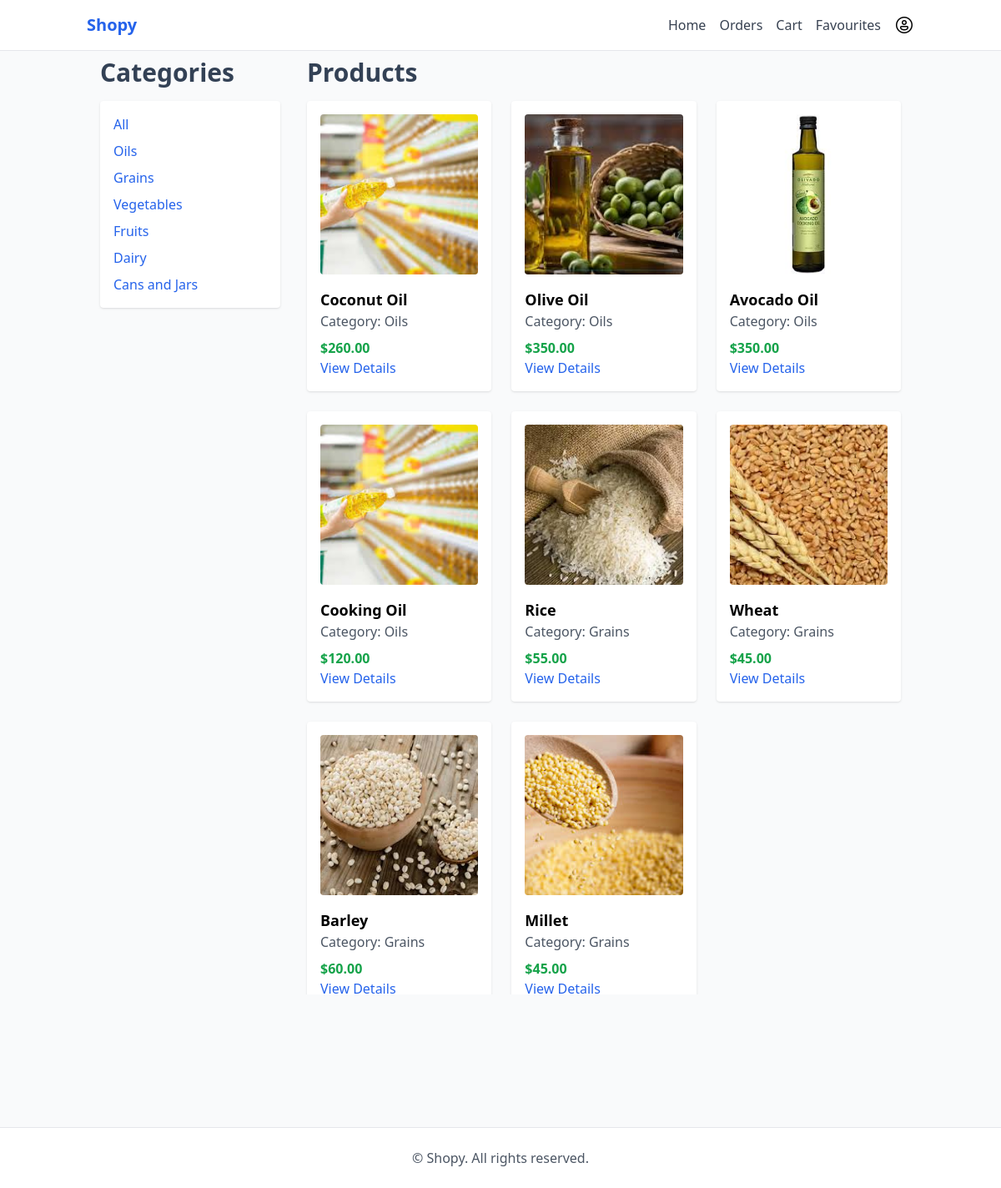
The app's page / (signed in) with its own data.
### app/models.py (models this page shows, shortened)
class Category(models.Model):
    c_name=models.CharField(max_length=255,unique=True)

class Product(models.Model):
    p_name = models.CharField(max_length=200)
    p_description = models.TextField()
    category = models.ForeignKey(Category, on_delete=models.CASCADE)  # Better to rename this to 'category'
    p_price = models.DecimalField(max_digits=10, decimal_places=2)  # Recommended field for price
    p_stock = models.PositiveIntegerField(default=0)  # Optional: stock quantity
    p_image = models.ImageField(upload_to='products/', blank=True, null=True)

### app/views.py (the view)
# urls.py: path('', views.index, name='index'),
def index(request):
    if not getuser(request):
        return redirect(customer_login)
    category_id = request.GET.get('category')
    if category_id:
        products = Product.objects.filter(category_id=category_id)
    else:
        products = Product.objects.all()
    categories=Category.objects.all()
    return render(request, 'index.html',{
        'products':products,
        'categories':categories
    })

### app/views.py (called while the page is built)
def getuser(request):
    user=False
    if 'user' in request.session:
            user=True
    return user

### templates/index.html (shortened to what this page needs)
{% extends 'base.html' %}
{% block content %}
<div class="container mx-auto px-4">
  <div class="flex flex-wrap -mx-4 py-2 h-[80vh]">
    <div class="w-full md:w-1/4 px-4   md:mb-0">
      <h2 class="text-3xl font-bold mb-4 text-slate-700">Categories</h2>
      <ul class="bg-white shadow rounded p-4 space-y-2">
        <li>
          <a href="{% url 'index' %}" class="text-blue-600 hover:underline">
            All
          </a>
        </li>
        {% for category in categories %}
        <li>
          <a href="{% url 'index' %}?category={{ category.id }}" class="text-blue-600 hover:underline">
            {{ category.c_name }}
          </a>
        </li>
        {% empty %}
        <li>No categories found.</li>
        {% endfor %}
      </ul>
    </div>
    <div class="w-full h-full overflow-y-scroll  md:w-3/4 px-4">
      <h2 class="text-3xl font-bold mb-4 text-slate-700 ">Products</h2>
      <div class="h-6/7 grid grid-cols-1  sm:grid-cols-2 lg:grid-cols-3 gap-6">
        {% for product in products %}
        <div class="bg-white shadow rounded p-4 flex flex-col">
          {% if product.p_image %}
            <img src="{{ product.p_image.url }}" alt="{{ product.p_name }}" class="mb-4 rounded h-48 object-cover">
          {% else %}
            <div class="bg-gray-200 h-48 mb-4 rounded flex items-center justify-center text-gray-500">
              No Image
            </div>
          {% endif %}
          <h3 class="text-lg font-semibold">{{ product.p_name }}</h3>
          <p class="text-gray-600 mb-2">Category: {{ product.category.c_name }}</p>
          <p class="font-bold text-green-600">${{ product.p_price }}</p>
          <a href="./product/{{product.pk}}" class="mt-auto inline-block text-blue-600 hover:underline">View Details</a>
        </div>
        {% empty %}
        <p>No products available.</p>
        {% endfor %}
      </div>
    </div>
  </div>
</div>
{% endblock %}

### records on screen
Category: c_name "Oils"
Category: c_name "Grains"
Category: c_name "Vegetables"
Category: c_name "Fruits"
Category: c_name "Dairy"
Category: c_name "Cans and Jars"
Product: p_image (picture), p_name "Coconut Oil", category.c_name "Oils", p_price "260.00"
Product: p_image (picture), p_name "Olive Oil", category.c_name "Oils", p_price "350.00"
Product: p_image (picture), p_name "Avocado Oil", category.c_name "Oils", p_price "350.00"
Product: p_image (picture), p_name "Cooking Oil", category.c_name "Oils", p_price "120.00"
Product: p_image (picture), p_name "Rice", category.c_name "Grains", p_price "55.00"
Product: p_image (picture), p_name "Wheat", category.c_name "Grains", p_price "45.00"
Product: p_image (picture), p_name "Barley", category.c_name "Grains", p_price "60.00"
Product: p_image (picture), p_name "Millet", category.c_name "Grains", p_price "45.00"
